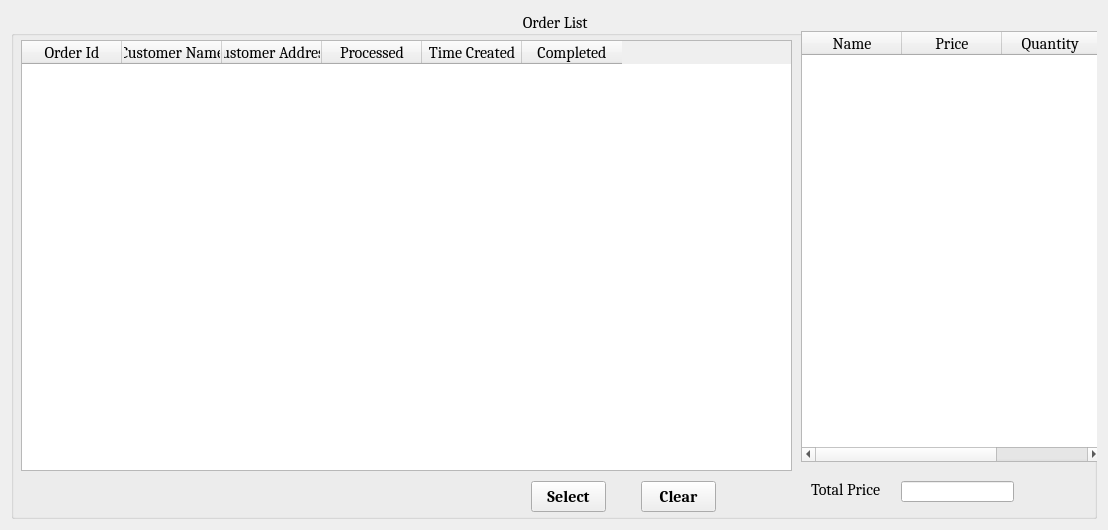
<?xml version="1.0" encoding="UTF-8"?>
<ui version="4.0">
 <class>processed_order_form</class>
 <widget class="QWidget" name="processed_order_form">
  <property name="geometry">
   <rect>
    <x>0</x>
    <y>0</y>
    <width>1108</width>
    <height>530</height>
   </rect>
  </property>
  <property name="windowTitle">
   <string>Grocery Store</string>
  </property>
  <layout class="QGridLayout" name="gridLayout">
   <item row="0" column="0">
    <widget class="QGroupBox" name="pending_order_box">
     <property name="font">
      <font>
       <family>Cambria</family>
       <pointsize>12</pointsize>
       <bold>false</bold>
      </font>
     </property>
     <property name="title">
      <string> Order List</string>
     </property>
     <property name="alignment">
      <set>Qt::AlignCenter</set>
     </property>
     <widget class="QTableWidget" name="orders_table">
      <property name="geometry">
       <rect>
        <x>10</x>
        <y>29</y>
        <width>771</width>
        <height>431</height>
       </rect>
      </property>
      <property name="font">
       <font>
        <family>Cambria</family>
        <pointsize>12</pointsize>
        <bold>false</bold>
       </font>
      </property>
      <column>
       <property name="text">
        <string>Order Id</string>
       </property>
      </column>
      <column>
       <property name="text">
        <string>Customer Name</string>
       </property>
      </column>
      <column>
       <property name="text">
        <string>Customer Address</string>
       </property>
      </column>
      <column>
       <property name="text">
        <string>Processed</string>
       </property>
      </column>
      <column>
       <property name="text">
        <string>Time Created</string>
       </property>
      </column>
      <column>
       <property name="text">
        <string>Completed</string>
       </property>
      </column>
     </widget>
     <widget class="QPushButton" name="select_button">
      <property name="geometry">
       <rect>
        <x>520</x>
        <y>470</y>
        <width>75</width>
        <height>31</height>
       </rect>
      </property>
      <property name="font">
       <font>
        <family>Cambria</family>
        <pointsize>12</pointsize>
        <bold>true</bold>
       </font>
      </property>
      <property name="text">
       <string>Select</string>
      </property>
     </widget>
     <widget class="QTableWidget" name="products_table">
      <property name="geometry">
       <rect>
        <x>790</x>
        <y>20</y>
        <width>301</width>
        <height>431</height>
       </rect>
      </property>
      <column>
       <property name="text">
        <string>Name</string>
       </property>
      </column>
      <column>
       <property name="text">
        <string>Price</string>
       </property>
      </column>
      <column>
       <property name="text">
        <string>Quantity </string>
       </property>
      </column>
     </widget>
     <widget class="QPushButton" name="clear_button">
      <property name="geometry">
       <rect>
        <x>630</x>
        <y>470</y>
        <width>75</width>
        <height>31</height>
       </rect>
      </property>
      <property name="font">
       <font>
        <family>Cambria</family>
        <pointsize>12</pointsize>
        <bold>true</bold>
       </font>
      </property>
      <property name="text">
       <string>Clear</string>
      </property>
     </widget>
     <widget class="QLabel" name="total_price_label">
      <property name="geometry">
       <rect>
        <x>800</x>
        <y>470</y>
        <width>81</width>
        <height>16</height>
       </rect>
      </property>
      <property name="text">
       <string>Total Price</string>
      </property>
     </widget>
     <widget class="QLineEdit" name="total_price_box">
      <property name="geometry">
       <rect>
        <x>890</x>
        <y>470</y>
        <width>113</width>
        <height>21</height>
       </rect>
      </property>
     </widget>
    </widget>
   </item>
  </layout>
 </widget>
 <resources/>
 <connections/>
</ui>
